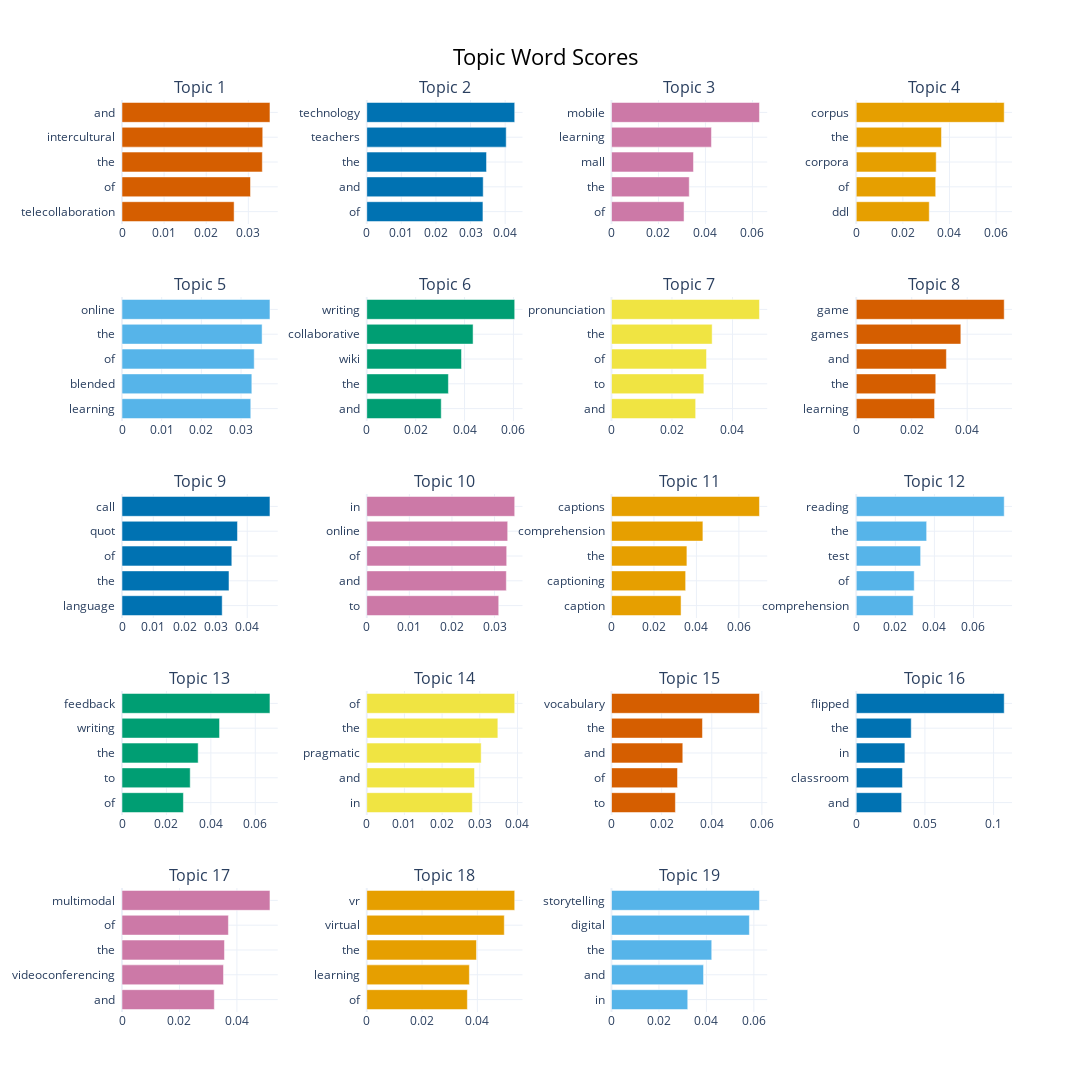

Notebook code cell kept with this figure:
### Code cell
topics_to_include = list(range(1, 20))
model.visualize_barchart(topics= topics_to_include, width=300)

### Figure 1 — Plotly figure (JSON) as saved in the notebook; plotly's stock layout.template omitted (floating-point values rounded to 4 significant figures)
{"data": [{"marker": {"color": "#D55E00"}, "orientation": "h", "type": "bar", "x": [0.02662, 0.03051, 0.03332, 0.03342, 0.03513], "xaxis": "x", "y": ["telecollaboration  ", "of  ", "the  ", "intercultural  ", "and  "], "yaxis": "y"}, {"marker": {"color": "#0072B2"}, "orientation": "h", "type": "bar", "x": [0.03358, 0.03366, 0.03462, 0.04031, 0.04276], "xaxis": "x2", "y": ["of  ", "and  ", "the  ", "teachers  ", "technology  "], "yaxis": "y2"}, {"marker": {"color": "#CC79A7"}, "orientation": "h", "type": "bar", "x": [0.03089, 0.0331, 0.0349, 0.04256, 0.063], "xaxis": "x3", "y": ["of  ", "the  ", "mall  ", "learning  ", "mobile  "], "yaxis": "y3"}, {"marker": {"color": "#E69F00"}, "orientation": "h", "type": "bar", "x": [0.03133, 0.03409, 0.03431, 0.03657, 0.06349], "xaxis": "x4", "y": ["ddl  ", "of  ", "corpora  ", "the  ", "corpus  "], "yaxis": "y4"}, {"marker": {"color": "#56B4E9"}, "orientation": "h", "type": "bar", "x": [0.03245, 0.03272, 0.03332, 0.03531, 0.03729], "xaxis": "x5", "y": ["learning  ", "blended  ", "of  ", "the  ", "online  "], "yaxis": "y5"}, {"marker": {"color": "#009E73"}, "orientation": "h", "type": "bar", "x": [0.03046, 0.0334, 0.03875, 0.04349, 0.06052], "xaxis": "x6", "y": ["and  ", "the  ", "wiki  ", "collaborative  ", "writing  "], "yaxis": "y6"}, {"marker": {"color": "#F0E442"}, "orientation": "h", "type": "bar", "x": [0.02783, 0.03054, 0.03142, 0.03328, 0.04893], "xaxis": "x7", "y": ["and  ", "to  ", "of  ", "the  ", "pronunciation  "], "yaxis": "y7"}, {"marker": {"color": "#D55E00"}, "orientation": "h", "type": "bar", "x": [0.02824, 0.02867, 0.0325, 0.03771, 0.05335], "xaxis": "x8", "y": ["learning  ", "the  ", "and  ", "games  ", "game  "], "yaxis": "y8"}, {"marker": {"color": "#0072B2"}, "orientation": "h", "type": "bar", "x": [0.032, 0.03417, 0.03507, 0.03688, 0.04726], "xaxis": "x9", "y": ["language  ", "the  ", "of  ", "quot  ", "call  "], "yaxis": "y9"}, {"marker": {"color": "#CC79A7"}, "orientation": "h", "type": "bar", "x": [0.03098, 0.03277, 0.03285, 0.03309, 0.03474], "xaxis": "x10", "y": ["to  ", "and  ", "of  ", "online  ", "in  "], "yaxis": "y10"}, {"marker": {"color": "#E69F00"}, "orientation": "h", "type": "bar", "x": [0.03276, 0.03492, 0.03551, 0.04305, 0.06969], "xaxis": "x11", "y": ["caption  ", "captioning  ", "the  ", "comprehension  ", "captions  "], "yaxis": "y11"}, {"marker": {"color": "#56B4E9"}, "orientation": "h", "type": "bar", "x": [0.02914, 0.02967, 0.03296, 0.03604, 0.07575], "xaxis": "x12", "y": ["comprehension  ", "of  ", "test  ", "the  ", "reading  "], "yaxis": "y12"}, {"marker": {"color": "#009E73"}, "orientation": "h", "type": "bar", "x": [0.02764, 0.0307, 0.03428, 0.04391, 0.06661], "xaxis": "x13", "y": ["of  ", "to  ", "the  ", "writing  ", "feedback  "], "yaxis": "y13"}, {"marker": {"color": "#F0E442"}, "orientation": "h", "type": "bar", "x": [0.02802, 0.0286, 0.03037, 0.0348, 0.03927], "xaxis": "x14", "y": ["in  ", "and  ", "pragmatic  ", "the  ", "of  "], "yaxis": "y14"}, {"marker": {"color": "#D55E00"}, "orientation": "h", "type": "bar", "x": [0.02549, 0.02634, 0.02844, 0.03629, 0.05903], "xaxis": "x15", "y": ["to  ", "of  ", "and  ", "the  ", "vocabulary  "], "yaxis": "y15"}, {"marker": {"color": "#0072B2"}, "orientation": "h", "type": "bar", "x": [0.03305, 0.03363, 0.03542, 0.04004, 0.1077], "xaxis": "x16", "y": ["and  ", "classroom  ", "in  ", "the  ", "flipped  "], "yaxis": "y16"}, {"marker": {"color": "#CC79A7"}, "orientation": "h", "type": "bar", "x": [0.03214, 0.03532, 0.03566, 0.03703, 0.0515], "xaxis": "x17", "y": ["and  ", "videoconferencing  ", "the  ", "of  ", "multimodal  "], "yaxis": "y17"}, {"marker": {"color": "#E69F00"}, "orientation": "h", "type": "bar", "x": [0.03639, 0.03711, 0.03968, 0.04973, 0.0535], "xaxis": "x18", "y": ["of  ", "learning  ", "the  ", "virtual  ", "vr  "], "yaxis": "y18"}, {"marker": {"color": "#56B4E9"}, "orientation": "h", "type": "bar", "x": [0.03213, 0.03879, 0.04224, 0.05811, 0.06236], "xaxis": "x19", "y": ["in  ", "and  ", "the  ", "digital  ", "storytelling  "], "yaxis": "y19"}], "layout": {"annotations": [{"font": {"size": 16}, "showarrow": false, "text": "Topic 1", "x": 0.0875, "xanchor": "center", "xref": "paper", "y": 1.0, "yanchor": "bottom", "yref": "paper"}, {"font": {"size": 16}, "showarrow": false, "text": "Topic 2", "x": 0.3625, "xanchor": "center", "xref": "paper", "y": 1.0, "yanchor": "bottom", "yref": "paper"}, {"font": {"size": 16}, "showarrow": false, "text": "Topic 3", "x": 0.6375, "xanchor": "center", "xref": "paper", "y": 1.0, "yanchor": "bottom", "yref": "paper"}, {"font": {"size": 16}, "showarrow": false, "text": "Topic 4", "x": 0.9125, "xanchor": "center", "xref": "paper", "y": 1.0, "yanchor": "bottom", "yref": "paper"}, {"font": {"size": 16}, "showarrow": false, "text": "Topic 5", "x": 0.0875, "xanchor": "center", "xref": "paper", "y": 0.784, "yanchor": "bottom", "yref": "paper"}, {"font": {"size": 16}, "showarrow": false, "text": "Topic 6", "x": 0.3625, "xanchor": "center", "xref": "paper", "y": 0.784, "yanchor": "bottom", "yref": "paper"}, {"font": {"size": 16}, "showarrow": false, "text": "Topic 7", "x": 0.6375, "xanchor": "center", "xref": "paper", "y": 0.784, "yanchor": "bottom", "yref": "paper"}, {"font": {"size": 16}, "showarrow": false, "text": "Topic 8", "x": 0.9125, "xanchor": "center", "xref": "paper", "y": 0.784, "yanchor": "bottom", "yref": "paper"}, {"font": {"size": 16}, "showarrow": false, "text": "Topic 9", "x": 0.0875, "xanchor": "center", "xref": "paper", "y": 0.568, "yanchor": "bottom", "yref": "paper"}, {"font": {"size": 16}, "showarrow": false, "text": "Topic 10", "x": 0.3625, "xanchor": "center", "xref": "paper", "y": 0.568, "yanchor": "bottom", "yref": "paper"}, {"font": {"size": 16}, "showarrow": false, "text": "Topic 11", "x": 0.6375, "xanchor": "center", "xref": "paper", "y": 0.568, "yanchor": "bottom", "yref": "paper"}, {"font": {"size": 16}, "showarrow": false, "text": "Topic 12", "x": 0.9125, "xanchor": "center", "xref": "paper", "y": 0.568, "yanchor": "bottom", "yref": "paper"}, {"font": {"size": 16}, "showarrow": false, "text": "Topic 13", "x": 0.0875, "xanchor": "center", "xref": "paper", "y": 0.352, "yanchor": "bottom", "yref": "paper"}, {"font": {"size": 16}, "showarrow": false, "text": "Topic 14", "x": 0.3625, "xanchor": "center", "xref": "paper", "y": 0.352, "yanchor": "bottom", "yref": "paper"}, {"font": {"size": 16}, "showarrow": false, "text": "Topic 15", "x": 0.6375, "xanchor": "center", "xref": "paper", "y": 0.352, "yanchor": "bottom", "yref": "paper"}, {"font": {"size": 16}, "showarrow": false, "text": "Topic 16", "x": 0.9125, "xanchor": "center", "xref": "paper", "y": 0.352, "yanchor": "bottom", "yref": "paper"}, {"font": {"size": 16}, "showarrow": false, "text": "Topic 17", "x": 0.0875, "xanchor": "center", "xref": "paper", "y": 0.136, "yanchor": "bottom", "yref": "paper"}, {"font": {"size": 16}, "showarrow": false, "text": "Topic 18", "x": 0.3625, "xanchor": "center", "xref": "paper", "y": 0.136, "yanchor": "bottom", "yref": "paper"}, {"font": {"size": 16}, "showarrow": false, "text": "Topic 19", "x": 0.6375, "xanchor": "center", "xref": "paper", "y": 0.136, "yanchor": "bottom", "yref": "paper"}], "height": 1250, "hoverlabel": {"bgcolor": "white", "font": {"family": "Rockwell", "size": 16}}, "showlegend": false, "title": {"font": {"color": "Black", "size": 22}, "text": "Topic Word Scores", "x": 0.5, "xanchor": "center", "yanchor": "top"}, "width": 1200, "xaxis": {"anchor": "y", "domain": [0, 0.175], "showgrid": true}, "xaxis10": {"anchor": "y10", "domain": [0.275, 0.45], "showgrid": true}, "xaxis11": {"anchor": "y11", "domain": [0.55, 0.725], "showgrid": true}, "xaxis12": {"anchor": "y12", "domain": [0.825, 1], "showgrid": true}, "xaxis13": {"anchor": "y13", "domain": [0, 0.175], "showgrid": true}, "xaxis14": {"anchor": "y14", "domain": [0.275, 0.45], "showgrid": true}, "xaxis15": {"anchor": "y15", "domain": [0.55, 0.725], "showgrid": true}, "xaxis16": {"anchor": "y16", "domain": [0.825, 1], "showgrid": true}, "xaxis17": {"anchor": "y17", "domain": [0, 0.175], "showgrid": true}, "xaxis18": {"anchor": "y18", "domain": [0.275, 0.45], "showgrid": true}, "xaxis19": {"anchor": "y19", "domain": [0.55, 0.725], "showgrid": true}, "xaxis2": {"anchor": "y2", "domain": [0.275, 0.45], "showgrid": true}, "xaxis20": {"anchor": "y20", "domain": [0.825, 1], "showgrid": true}, "xaxis3": {"anchor": "y3", "domain": [0.55, 0.725], "showgrid": true}, "xaxis4": {"anchor": "y4", "domain": [0.825, 1], "showgrid": true}, "xaxis5": {"anchor": "y5", "domain": [0, 0.175], "showgrid": true}, "xaxis6": {"anchor": "y6", "domain": [0.275, 0.45], "showgrid": true}, "xaxis7": {"anchor": "y7", "domain": [0.55, 0.725], "showgrid": true}, "xaxis8": {"anchor": "y8", "domain": [0.825, 1], "showgrid": true}, "xaxis9": {"anchor": "y9", "domain": [0, 0.175], "showgrid": true}, "yaxis": {"anchor": "x", "domain": [0.864, 1.0], "showgrid": true}, "yaxis10": {"anchor": "x10", "domain": [0.432, 0.568], "showgrid": true}, "yaxis11": {"anchor": "x11", "domain": [0.432, 0.568], "showgrid": true}, "yaxis12": {"anchor": "x12", "domain": [0.432, 0.568], "showgrid": true}, "yaxis13": {"anchor": "x13", "domain": [0.216, 0.352], "showgrid": true}, "yaxis14": {"anchor": "x14", "domain": [0.216, 0.352], "showgrid": true}, "yaxis15": {"anchor": "x15", "domain": [0.216, 0.352], "showgrid": true}, "yaxis16": {"anchor": "x16", "domain": [0.216, 0.352], "showgrid": true}, "yaxis17": {"anchor": "x17", "domain": [0, 0.136], "showgrid": true}, "yaxis18": {"anchor": "x18", "domain": [0, 0.136], "showgrid": true}, "yaxis19": {"anchor": "x19", "domain": [0, 0.136], "showgrid": true}, "yaxis2": {"anchor": "x2", "domain": [0.864, 1.0], "showgrid": true}, "yaxis20": {"anchor": "x20", "domain": [0, 0.136], "showgrid": true}, "yaxis3": {"anchor": "x3", "domain": [0.864, 1.0], "showgrid": true}, "yaxis4": {"anchor": "x4", "domain": [0.864, 1.0], "showgrid": true}, "yaxis5": {"anchor": "x5", "domain": [0.648, 0.784], "showgrid": true}, "yaxis6": {"anchor": "x6", "domain": [0.648, 0.784], "showgrid": true}, "yaxis7": {"anchor": "x7", "domain": [0.648, 0.784], "showgrid": true}, "yaxis8": {"anchor": "x8", "domain": [0.648, 0.784], "showgrid": true}, "yaxis9": {"anchor": "x9", "domain": [0.432, 0.568], "showgrid": true}}}
